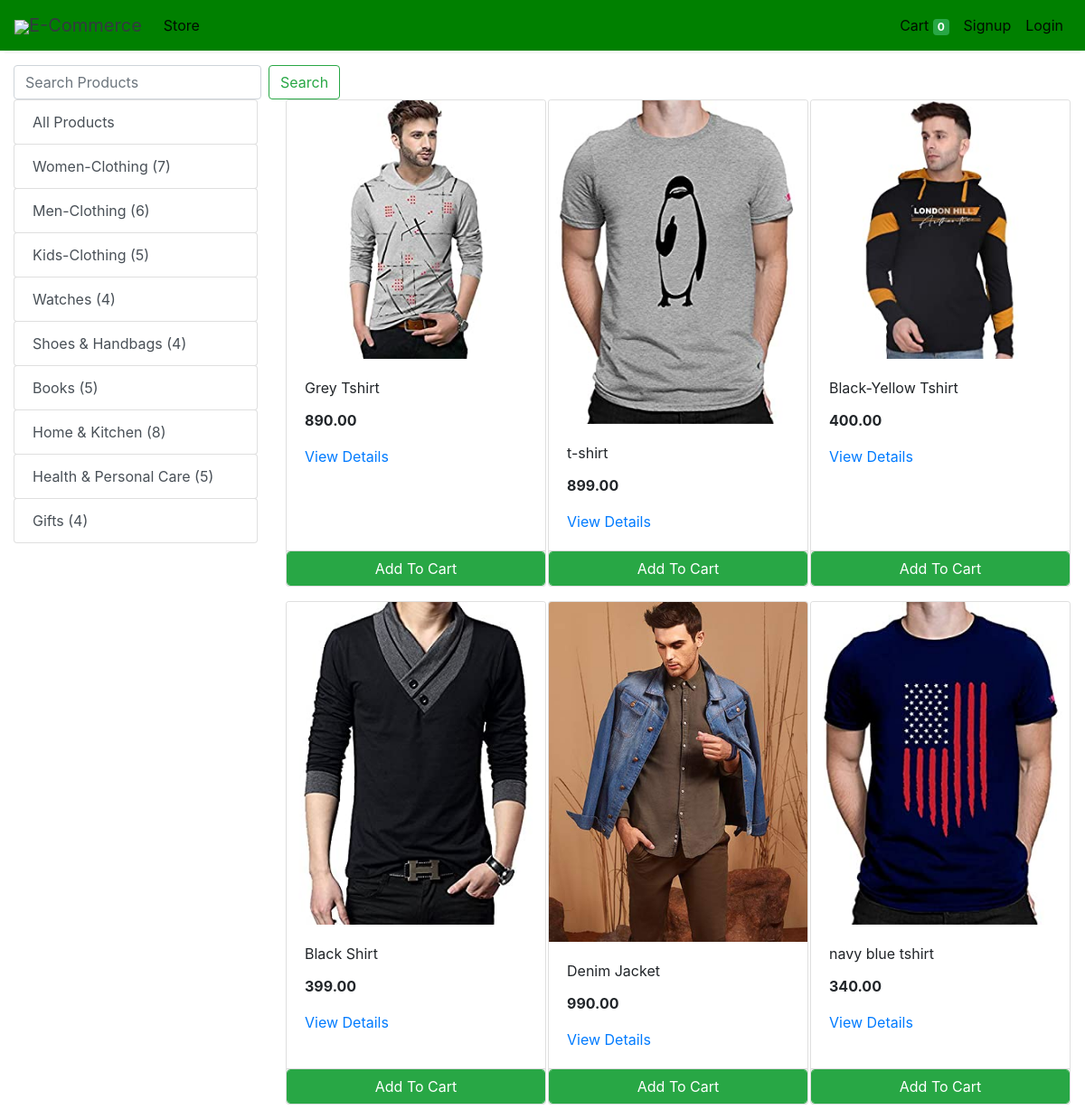
Screenshot of /store?category=23 with the database file from the repository.
### store/models/category.py (models this page shows, shortened)
class Category(models.Model):
    name= models.CharField(max_length=50)
    @staticmethod
    def get_all_categories():
        return Category.objects.all()

### store/models/product.py (models this page shows, shortened)
class Products(models.Model):
    name = models.CharField(max_length=60)
    price= models.IntegerField(default=0)
    category= models.ForeignKey(Category,on_delete=models.CASCADE,default=1 )
    description= models.CharField(max_length=250, default='', blank=True, null= True)
    image= models.ImageField(upload_to='uploads/products/')
    @staticmethod
    def get_all_products_by_categoryid(category_id):
        if category_id:
            return Products.objects.filter (category=category_id)
        else:
            return Products.get_all_products();

### store/views/home.py (the view)
# urls.py: path('' , include('store.urls'))
def store(request):
    cart = request.session.get("cart")
    if not cart:
        request.session["cart"] = {}
    products = None
    categories = Category.get_all_categories()
    categoryID = request.GET.get("category")
    search_query = request.GET.get("search")
    if categoryID:
        products = Products.get_all_products_by_categoryid(categoryID)
    elif search_query:
        products = Products.objects.filter(name__icontains=search_query)
    else:
        products = Products.get_all_products()
    for category in categories:
        category.product_count = Products.objects.filter(category=category).count()
    data = {"products": products, "categories": categories}
    print("you are : ", request.session.get("email"))
    return render(request, "index.html", data)

### store/templatetags/cart.py (called while the page is built)
@register.filter (name='is_in_cart')
def is_in_cart(product, cart):
    keys = cart.keys ()
    for id in keys:
        if int (id) == product.id:
            return True
    return False;

### store/templates/index.html (shortened to what this page needs)
{% extends 'base.html' %} {% block content %} {% load cart %}
<div class="container-fluid mt-3">
  <div class="row">
    <div class="col-lg-12 mx-auto">
      <form action="/store" method="get" class="form-inline">
        <input
          class="form-control mr-sm-2"
          type="search"
          placeholder="Search Products"
          aria-label="Search"
          name="search"
        />
        <button class="btn btn-outline-success my-2 my-sm-0" type="submit">
          Search
        </button>
      </form>
    </div>
  </div>
  <div class="row">
    <div class="col-lg-3 mx-auto">
      <div class="list-group">
        <a
          href="/"
          class="list-group-item list-group-item-action btn btn-outline-success"
          >All Products</a
        >
        {% for category in categories %}
        <a
          href="/?category={{ category.id }}"
          class="list-group-item list-group-item-action btn btn-outline-success"
        >
          {{ category.name }} ({{ category.product_count }})
        </a>
        {% endfor %}
      </div>
    </div>
    <div id="products" class="col-lg-9 mx-auto">
      <div class="row mx-auto">
        {% for product in products %}
        <div class="card mx-auto mb-3" id="{{product.id}}" style="width: 18rem">
          <img
            class="card-img-top"
            src="{{product.image.url}}"
            alt="Card image cap"
          />
          <div class="card-body">
            <p class="card-title">{{ product.name }}</p>
            <p class="card-text"><b>{{ product.price|floatformat:2 }}</b></p>
            <a href="{% url 'item_detail' pk=product.id %}">View Details</a>
          </div>
          <div class="card-footer p-0 no-gutters">
            {% if product|is_in_cart:request.session.cart %}
            <div class="row no-gutters">
              <form action="/#{{product.id}}" class="col-2" method="post">
                {% csrf_token %}
                <input
                  hidden
                  type="text"
                  name="product"
                  value="{{product.id}}"
                />
                <input hidden type="text" name="remove" value="True" />
                <input
                  type="submit"
                  value=" - "
                  class="btn btn-block btn-success border-right"
                />
              </form>
              <div class="text-center col btn btn-success">
                {{product|cart_quantity:request.session.cart}} in Cart
              </div>
              <form action="/#{{product.id}}" class="col-2" method="post">
                {% csrf_token %}
                <input
                  hidden
                  type="text"
                  name="product"
                  value="{{product.id}}"
                />
                <input
                  type="submit"
                  value=" + "
                  class="btn btn-block btn-success border-left"
                />
              </form>
            </div>
            {% else %}
            <form action="/#{{product.id}}" method="POST" class="btn-block">
              <input
                type="submit"
                class="float-right btn btn-success form-control"
                value="Add To Cart"
              />
            </form>
            {% endif %}
          </div>
        </div>
        {% endfor %}
      </div>
    </div>
  </div>
</div>
{% endblock %}

### rows the page displays
Category: name "Women-Clothing", product_count "7"
Category: name "Men-Clothing", product_count "6"
Category: name "Kids-Clothing", product_count "5"
Category: name "Watches", product_count "4"
Category: name "Shoes & Handbags", product_count "4"
Category: name "Books", product_count "5"
Category: name "Home & Kitchen", product_count "8"
Category: name "Health & Personal Care", product_count "5"
Category: name "Gifts", product_count "4"
Products: image (picture), name "Grey Tshirt", price "890.00"
Products: image (picture), name "t-shirt", price "899.00"
Products: image (picture), name "Black-Yellow Tshirt", price "400.00"
Products: image (picture), name "Black Shirt", price "399.00"
Products: image (picture), name "Denim Jacket", price "990.00"
Products: image (picture), name "navy blue tshirt", price "340.00"

### other values shown
{{ request.session.cart.keys|length }} "0"
